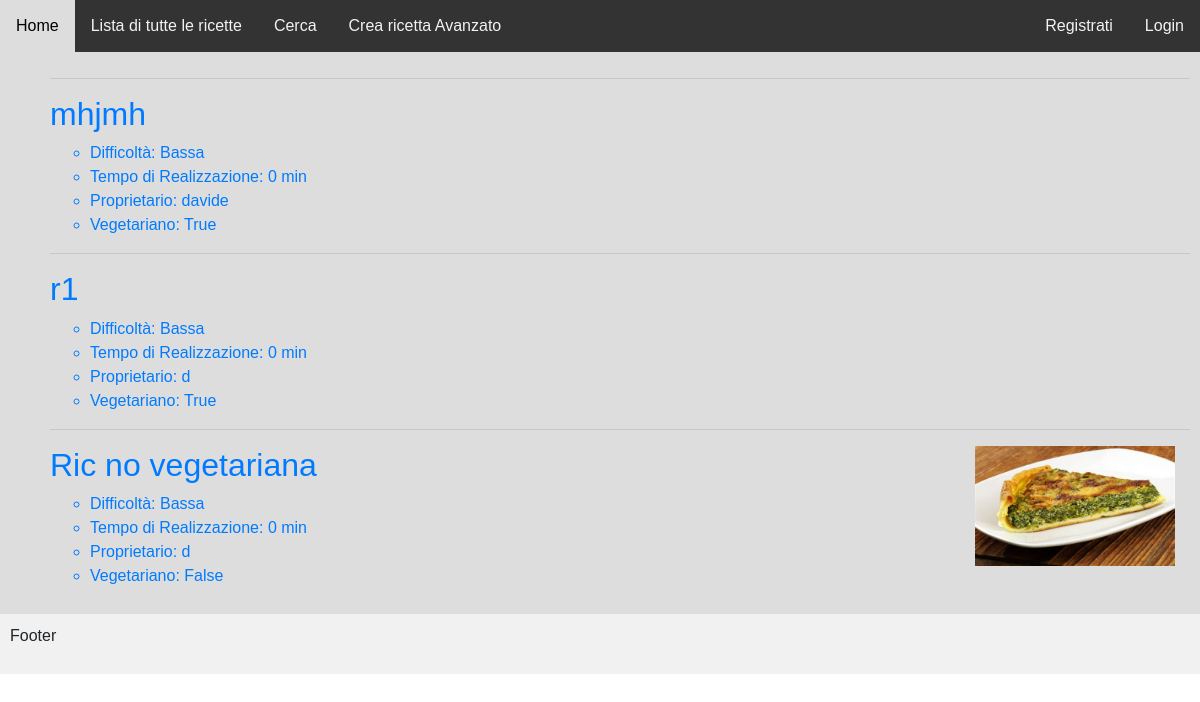
The app's page /lista_ricette/, older data.
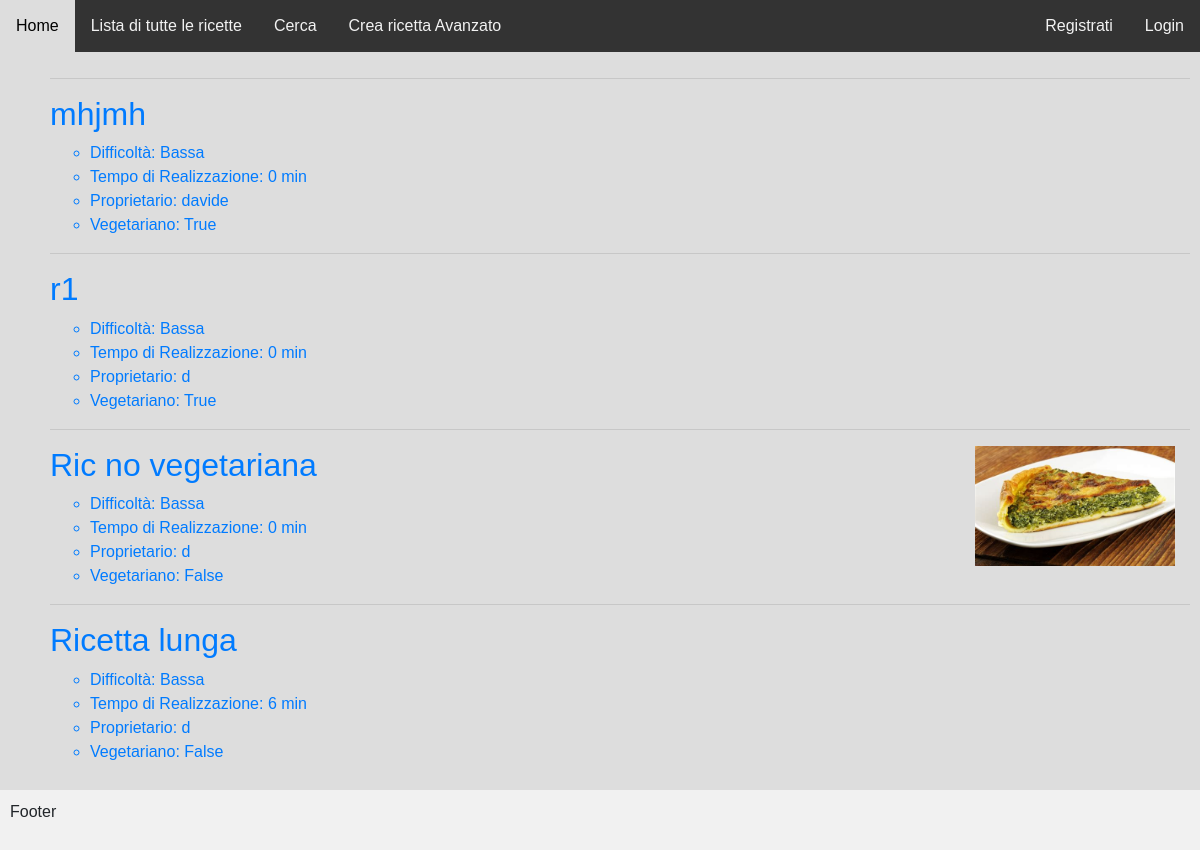
The same page, newer data.
### gestione/models.py (models this page shows, shortened)
class Ricetta(models.Model):
    nome = models.CharField(max_length=50)
    difficoltá = models.CharField(max_length=50, choices=DIFFICOLTA_CHOICES, default="Bassa")
    portata = models.CharField(max_length=50, choices = PORTATA_CHOICES, default="Primo")
    costo = models.IntegerField(default=0)
    tempo_preparazione = models.IntegerField(default=0)
    tempo_cottura = models.IntegerField(default=0)
    porzioni = models.IntegerField(default=1)
    vegetariano = models.BooleanField(default = False)
    vegano = models.BooleanField(default = False)
    gluten_free = models.BooleanField(default = False)
    immagine = models.ImageField(null=True, blank=True)
    utente = models.ForeignKey(User, on_delete = models.CASCADE, blank=True, null=True, default=None, related_name = "non_so_cosa_vada")
    def __str__(self):
        out = self.nome
        return out
    class Meta:
        verbose_name_plural = "Ricette"

### gestione/views.py (the view)
# urls.py: path("lista_ricette/", Lista_ricette_views.as_view(), name="listaricette"),
class Lista_ricette_views(ListView):
    model = Ricetta
    template_name = "lista_ricette.html"
    def get_totale_ricette(self):
        count = 0
        for i in Ricetta.objects.all():
            count = count + 1
        return count

### templates/lista_ricette.html (shortened to what this page needs)
{% extends 'base.html' %}
{% block content %}
    {% for ricetta in object_list %}
        <ul>
            <articole>
                <hr>
                <a href="{% url 'ricetta' ricetta.id %}">
                    {% if ricetta.immagine %}
                        {% load static %}<img src="{% static ricetta.immagine.url %}" width="200" height="120" align=right Hspace="15" Vspace="0" Border="0">
                    {% endif %}
                    <h2> {{ ricetta }} </h2>
                    <ul>
                        <li> Difficoltà: {{ ricetta.get_difficoltá_display }}</li>
                        <li> Tempo di Realizzazione: {{ ricetta.tempo_preparazione }} min </li>
                        <li> Proprietario: {{ ricetta.utente }} </li>
                        <li> Vegetariano: {{ ricetta.vegetariano }} </li>
                    </ul>
                </a>
            </articole>
        </ul>
    {% endfor %}
{% endblock %}

Row changes from the older to the newer data that the page shows:
added Ricetta: nome "Ricetta lunga", difficoltá "Bassa", tempo_preparazione "6", utente "d", vegetariano "False"
